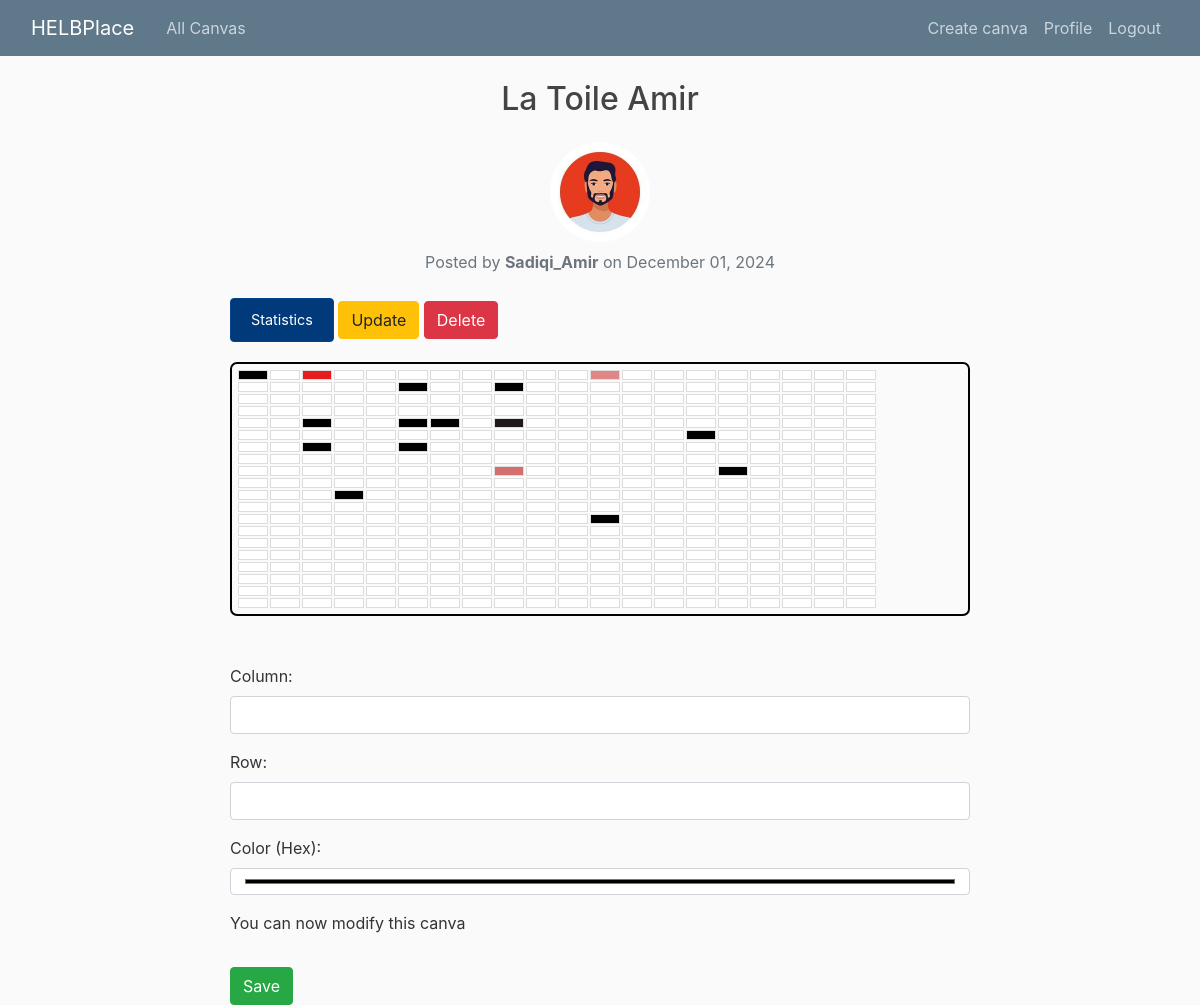
The page /canva/26/ (signed in) on the database as committed earlier.
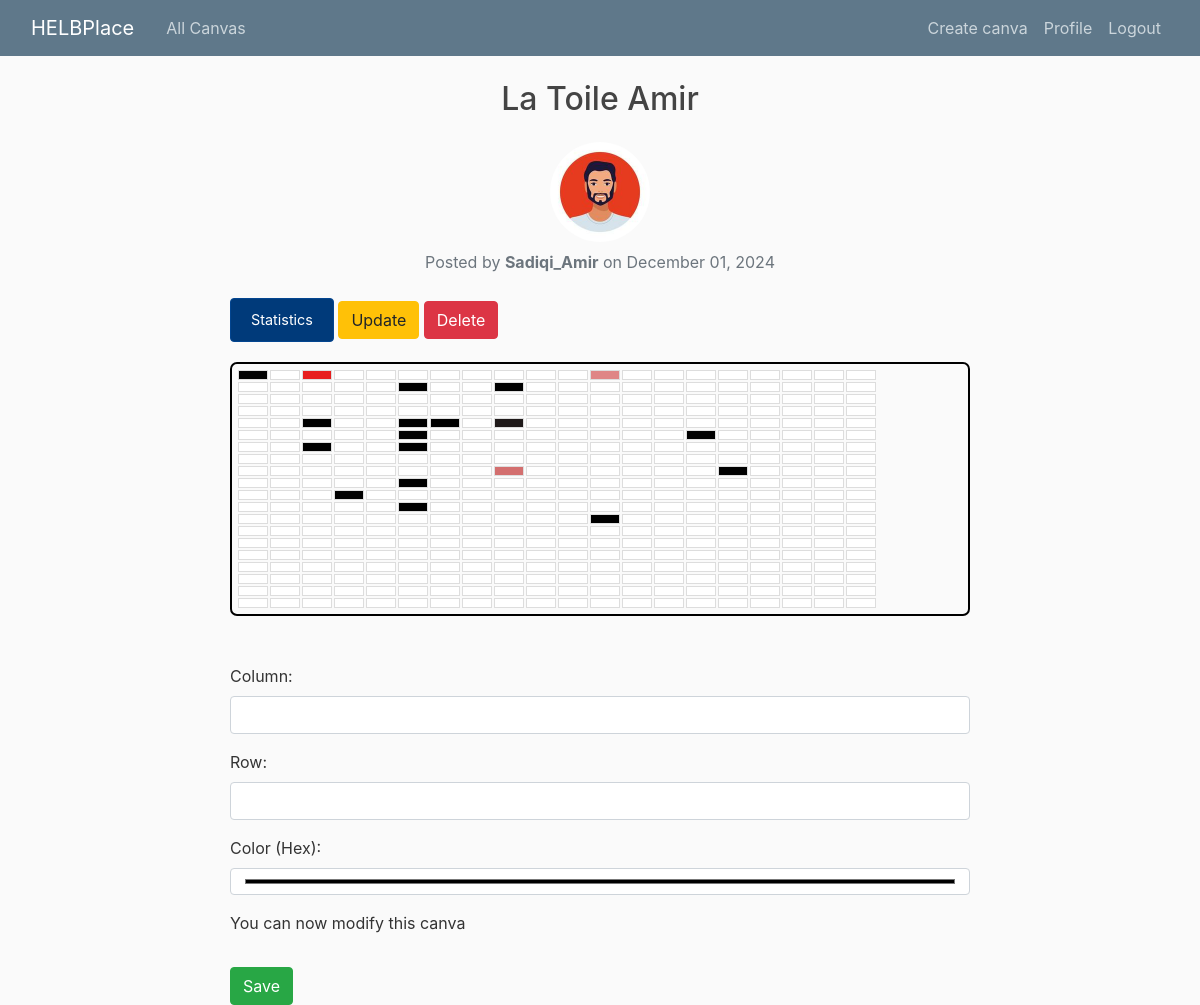
The same page on the database as committed later.
### blog/models.py (models this page shows)
class Pixel(models.Model):
    canva = models.ForeignKey(Canva, on_delete=models.CASCADE, related_name='pixels')
    x = models.IntegerField()
    y = models.IntegerField()
    color = models.CharField(max_length=7, default='#FFFFFF')
    class Meta:
        unique_together = ('canva', 'x', 'y')

### blog/views.py (the view)
# urls.py: path('canva/<int:pk>/', CanvaDetailView.as_view(), name='canva-detail'),
class CanvaDetailView(DetailView):
    model = Canva
    def get_context_data(self, **kwargs):
        context = super().get_context_data(**kwargs)
        canva = self.object
        pixels = canva.pixels.all()
        grid = [[None for _ in range(canva.sizeWidth)] for _ in range(canva.sizeHeight)]
        for pixel in pixels:
            grid[pixel.y][pixel.x] = pixel
        user_action = UserAction.objects.filter(user=self.request.user, canva=canva).first()
        if user_action:
            time_since_last_action = now() - user_action.last_modified
            context['time_remaining'] = max(0, canva.timer - time_since_last_action.seconds)
        else:
            context['time_remaining'] = 0
        context['pixels'] = grid
        return context

### blog/templates/blog/canva_detail.html (shortened to what this page needs)
{% extends "blog/base.html" %}
{% block content %}
<div class="container">
    <h2 class="mb-4 text-center">{{ canva.title }}</h2>
    <div class="text-center mb-4">
        <img class="rounded-circle" src="{{ canva.author.profile.image.url }}" alt="{{ canva.author }}" style="width: 100px; height: 100px;">
        <p class="mt-2 text-muted">Posted by <strong>{{ canva.author }}</strong> on {{ canva.date_posted|date:"F d, Y" }}</p>
    </div>
    <div class="statistic-button">
        <a href="{% url 'blog-statistic' %}?canva_id={{ canva.id }}" class="btn btn-primary">Statistics</a>
    {% if canva.author.id == user.id %}
        <a href="{% url 'canva-update' pk=canva.pk %}" class="btn btn-warning">Update</a>
        <a href="{% url 'canva-delete' pk=canva.pk %}" class="btn btn-danger">Delete</a>
    {% endif %}
    </div>
    <div class="canvas-grid">
        {% for row in pixels %}
            <div class="pixel-row">
                {% for pixel in row %}
                    <div class="pixel" style="background-color: {{ pixel.color }};" data-x="{{ pixel.x }}" data-y="{{ pixel.y }}" onclick="selectPixel(event)">
                    </div>
                {% empty %}
                    <p>No pixels available.</p>
                {% endfor %}
            </div>
        {% endfor %}
    </div>
    <div class="modify-grid mt-5">
        <form method="POST" action="{% url 'update-pixel' canva.id %}" id="pixel-form">
            <div class="form-group">
                <label for="x">Column:</label>
                <input type="number" id="x" name="x" class="form-control" required>
            </div>
            <div class="form-group">
                <label for="y">Row:</label>
                <input type="number" id="y" name="y" class="form-control" required>
            </div>
            <div class="form-group">
                <label for="color">Color (Hex):</label>
                <input type="color" id="color" name="color" class="form-control" required>
            </div>
            {% if time_remaining > 0 %}
                <div id="countdown-timer">
                    <p>Please wait <span id="timer">{{ time_remaining }}</span> seconds before modifying again.</p>
                </div>
            {% else %}
                <p>You can now modify this canva</p>
            {% endif %}
            <button type="submit" class="btn btn-success mt-3" id="save-button">Save</button>
        </form>
    </div>
</div>
{% endblock %}

Rows that differ between the two databases and show on the page:
changed Pixel (number 106 of 400 on the later page): color "#ffffff" → "#000000" (drawn)
changed Pixel (number 186 of 400 on the later page): color "#ffffff" → "#000000" (drawn)
changed Pixel (number 226 of 400 on the later page): color "#ffffff" → "#000000" (drawn)
